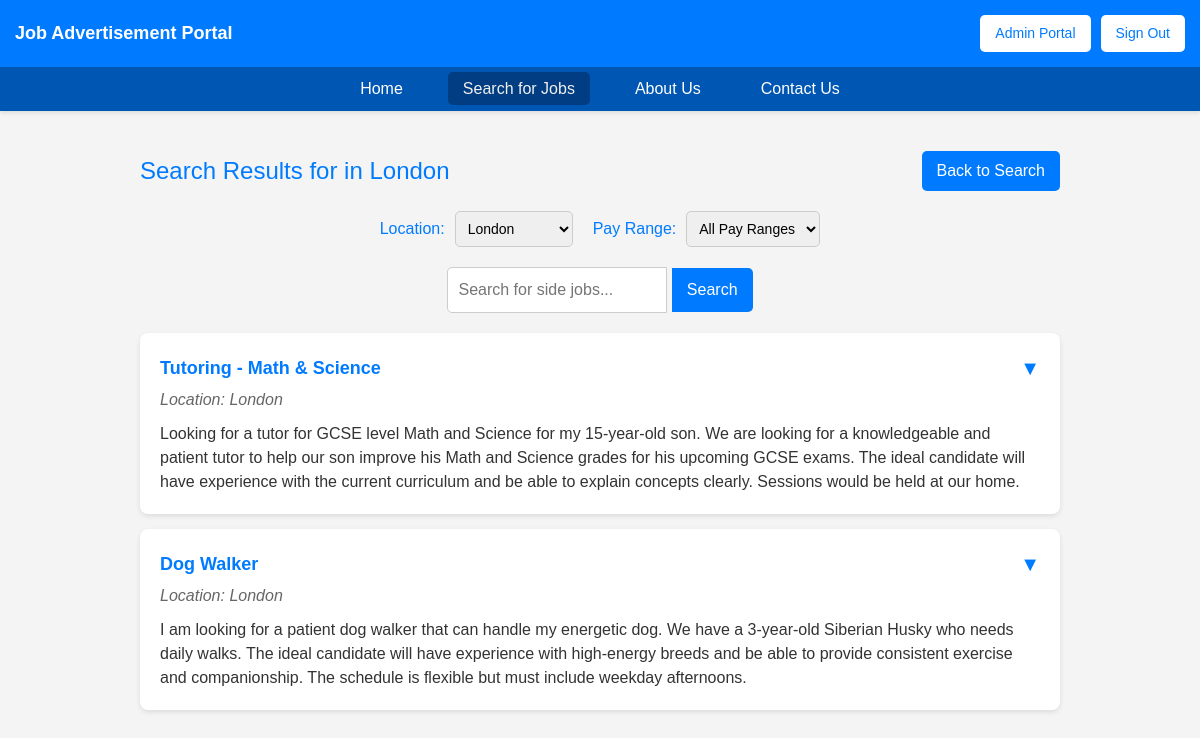
Page /search_results.php?location=London (signed in) on the committed database.
### tables this page shows
CREATE TABLE `job_listings` (
  `job_id` int(11) NOT NULL,
  `status` tinyint(1) DEFAULT NULL,
  `description` text DEFAULT NULL,
  `location` varchar(20) NOT NULL,
  `lister_id` int(11) DEFAULT NULL,
  `applicant_id` int(11) DEFAULT NULL,
  `admin_approval` tinyint(1) DEFAULT NULL,
  `title` varchar(255) NOT NULL,
  `salary` varchar(50) DEFAULT NULL,
  `requirements` text DEFAULT NULL,
  `job_status` enum('pending','taken','completed') DEFAULT 'pending'
);

### search_results.php (the view, shortened to what this page needs)
<?php
include("connect.php");
$is_admin = isset($_SESSION['is_admin']) && $_SESSION['is_admin'] === true ? true : false;
$searchTerm = isset($_GET['search']) ? htmlspecialchars($_GET['search']) : '';
$locationTerm = isset($_GET['location']) ? htmlspecialchars($_GET['location']) : '';
$payRange = isset($_GET['pay']) ? htmlspecialchars($_GET['pay']) : '';
$sql = "SELECT * FROM job_listings WHERE admin_approval = 1 AND status = 1";
$conditions = [];
$params = [];
$types = "";
if (!empty($locationTerm)) {
    $conditions[] = "location = ?";
    $params[] = $locationTerm;
    $types .= "s";
}
if (!empty($conditions)) {
    $sql .= " AND " . implode(" AND ", $conditions);
}
$sql .= " ORDER BY job_id DESC";
$stmt = $conn->prepare($sql);
if (!empty($params)) {
    $stmt->bind_param($types, ...$params);
}
$stmt->execute();
$result = $stmt->get_result();
$jobListings = [];
if ($result->num_rows > 0) {
    while ($row = $result->fetch_assoc()) {
        $row['requirements'] = json_decode($row['requirements'], true);
        $jobListings[] = $row;
    }
}
$locations = [
    "London",
    "Manchester",
    "Birmingham",
    "Leeds",
    "Sheffield",
    "Bristol",
    "Liverpool",
    "Newcastle",
    "Glasgow",
    "Edinburgh"
];
?>
<!DOCTYPE html>
<html lang="en">
<head>
    <link rel="stylesheet" href="https://cdn.jsdelivr.net/npm/bootstrap@5.3.0/dist/css/bootstrap.min.css">
    <link rel="stylesheet" href="search_results_style.css">
</head>
<body>
<div class="navbar">
    <div class="navbar-title">Job Advertisement Portal</div>
    <div class="navbar-buttons">
        <?php if ($is_admin === true) { ?>
            <a href="admin.php"><button class="navbar-btn admin-portal-btn">Admin Portal</button></a>
        <?php } ?>
        <?php
        if (isset($_SESSION['email'])) {
            echo '<a href="logout.php"><button class="navbar-btn">Sign Out</button></a>';
        } else {
            echo '<a href="login.php"><button class="navbar-btn">Log In</button></a>';
        }
        ?>
    </div>
</div>
<div class="secondary-nav">
    <ul class="secondary-nav-list">
        <li><a href="index.php" class="secondary-nav-link">Home</a></li>
        <li><a href="search_results.php" class="secondary-nav-link active">Search for Jobs</a></li>
        <li><a href="AboutUs.php" class="secondary-nav-link">About Us</a></li>
        <li><a href="ContactUs.php" class="secondary-nav-link">Contact Us</a></li>
    </ul>
</div>
<div class="container">
    <div class="results-header">
        <div class="results-title">
            <?php
            echo "Search Results";
            if (!empty($searchTerm) || !empty($locationTerm) || !empty($payRange)) {
                echo " for";
                if (!empty($locationTerm)) {
                    echo " in $locationTerm";
                }
            }
            ?>
        </div>
        <div class="header-buttons">
            <a href="index.php"><button class="back-btn">Back to Search</button></a>
        </div>
    </div>
    <div class="filter-container">
        <div class="filter-group">
            <label for="locationFilter">Location:</label>
            <select id="locationFilter" onchange="applyFilters()">
                <?php foreach ($locations as $loc) { ?>
                    <option value="<?php echo htmlspecialchars($loc); ?>" <?php echo $locationTerm === $loc ? 'selected' : ''; ?>>
                        <?php echo htmlspecialchars($loc); ?>
                    </option>
                <?php } ?>
            </select>
        </div>
        <div class="filter-group">
            <label for="payFilter">Pay Range:</label>
            <select id="payFilter" onchange="applyFilters()">
                <option value="">All Pay Ranges</option>
            </select>
        </div>
    </div>
    <div class="search-container">
        <form action="search_results.php" method="GET">
            <input type="text" class="search-bar" id="job-search" name="search" placeholder="Search for side jobs..." value="<?php echo $searchTerm; ?>">
            <button class="search-btn" type="submit">Search</button>
        </form>
    </div>
    <div class="results-container" id="results">
        <?php
        foreach ($jobListings as $job) {
            ?>
            <div class="job-card" data-location="<?php echo htmlspecialchars($job['location']); ?>" data-salary="<?php echo htmlspecialchars($job['salary']); ?>">
                <div class="job-title" onclick="toggleJobDetails(this)">
                    <span><?php echo htmlspecialchars($job['title']); ?></span>
                    <span class="expand-icon">▼</span>
                </div>
                <div class="job-location">Location: <?php echo htmlspecialchars($job['location']); ?></div>
                <div class="job-description"><?php echo htmlspecialchars($job['description']); ?></div>
            </div>
            <?php
        }
        ?>
    </div>
</div>
</body>
</html>

### search_results_style.css (style rules this page uses)
body { font-family: 'Arial', sans-serif; margin: 0; padding: 0; background-color: #f4f4f4; text-align: center; }
.navbar { background-color: #007bff; padding: 15px; display: flex; justify-content: space-between; align-items: center; color: white; }
.navbar-title { font-size: 18px; font-weight: bold; }
.navbar-buttons { display: flex; gap: 10px; }
.navbar-btn { background-color: white; color: #007bff; border: none; padding: 8px 15px; border-radius: 5px; cursor: pointer; font-size: 14px; transition: background-color 0.3s, color 0.3s; }
.secondary-nav { background-color: #0056b3; padding: 10px 0; box-shadow: 0 2px 4px rgba(0, 0, 0, 0.1); }
.secondary-nav-list { list-style: none; margin: 0; padding: 0; display: flex; justify-content: center; gap: 30px; }
.secondary-nav-list li { display: inline; }
.secondary-nav-link { color: white; text-decoration: none; font-size: 16px; font-weight: 500; padding: 8px 15px; border-radius: 5px; transition: background-color 0.3s, color 0.3s; }
.secondary-nav-link:hover, .secondary-nav-link.active { background-color: #003d82; color: #f0f0f0; }
.container { width: 80%; max-width: 1200px; margin: 20px auto; padding: 20px; }
.results-header { display: flex; justify-content: space-between; align-items: center; margin-bottom: 20px; }
.results-title { font-size: 24px; text-align: left; color: #007bff; }
.header-buttons { display: flex; gap: 10px; align-items: center; }
.back-btn { background-color: #007bff; color: white; border: none; padding: 8px 15px; border-radius: 5px; cursor: pointer; transition: background-color 0.3s; }
.filter-container { display: flex; justify-content: center; gap: 20px; margin-bottom: 20px; }
.filter-group { display: flex; align-items: center; gap: 10px; }
.filter-group label { font-weight: 500; color: #007bff; }
.filter-group select { padding: 8px; border: 1px solid #ccc; border-radius: 5px; font-size: 14px; }
.search-container { display: flex; justify-content: center; width: 100%; margin-bottom: 20px; }
.search-bar { width: 70%; padding: 10px; font-size: 16px; border: 1px solid #ccc; border-radius: 5px 0 0 5px; }
.search-btn { padding: 10px 15px; font-size: 16px; border: none; background-color: #007bff; color: white; cursor: pointer; border-radius: 0 5px 5px 0; transition: background-color 0.3s; }
.job-card { background-color: white; padding: 20px; margin: 15px 0; border-radius: 8px; box-shadow: 0 2px 5px rgba(0, 0, 0, 0.1); text-align: left; transition: transform 0.2s, box-shadow 0.2s; }
.job-title { font-weight: bold; color: #007bff; display: flex; justify-content: space-between; align-items: center; cursor: pointer; font-size: 18px; }
.job-location { color: #666; font-style: italic; margin-top: 5px; }
.job-description { margin-top: 10px; color: #333; }
.expand-icon { font-size: 20px; transition: transform 0.3s ease; }

### rows in the picture
job_listings: title "Tutoring - Math & Science", location "London", description "Looking for a tutor for GCSE level Math and Science for my 15-year-old son. We are looking for a knowledgeable and patient tutor to help our son improve his Math and Science grades for his upcoming GCSE exams. The ideal candidate will have experience with the current curriculum and be able to explain concepts clearly. Sessions would be held at our home."
job_listings: title "Dog Walker", location "London", description "I am looking for a patient dog walker that can handle my energetic dog. We have a 3-year-old Siberian Husky who needs daily walks. The ideal candidate will have experience with high-energy breeds and be able to provide consistent exercise and companionship. The schedule is flexible but must include weekday afternoons."

### other values in the picture
$locationTerm "London"
form field value "London"
